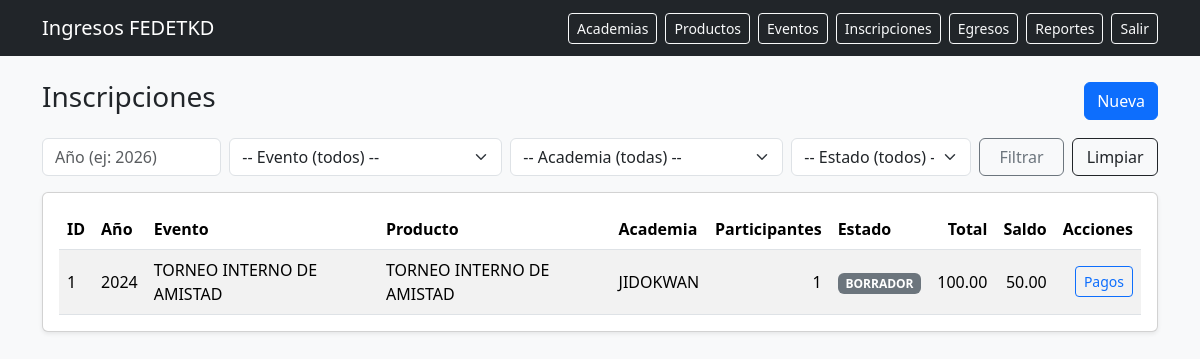
The page /inscripciones/ (signed in) on the database as committed earlier.
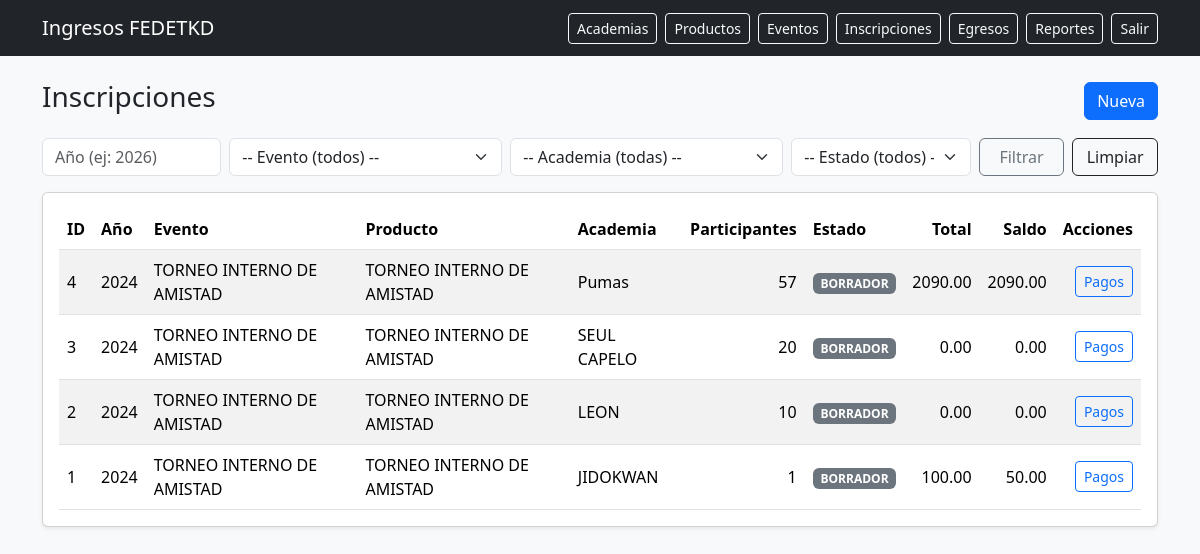
The same page on the database as committed later.
### app/models/inscripciones.py (models this page shows)
class Inscripcion(TimestampMixin, db.Model):
    __tablename__ = "inscripciones"
    id = db.Column(db.Integer, primary_key=True)
    evento_id = db.Column(db.Integer, db.ForeignKey("eventos.id"), nullable=False, index=True)
    academia_id = db.Column(db.Integer, db.ForeignKey("academias.id"), nullable=False, index=True)
    evento = db.relationship("Evento", backref=db.backref("inscripciones", lazy=True))
    academia = db.relationship("Academia", backref=db.backref("inscripciones", lazy=True))
    estado = db.Column(db.String(20), default="BORRADOR", nullable=False)  # BORRADOR/ENVIADA/CONFIRMADA
    cantidad_participantes = db.Column(db.Integer, nullable=False, default=1)
    subtotal = db.Column(db.Numeric(12, 2), default=0, nullable=False)
    descuentos = db.Column(db.Numeric(12, 2), default=0, nullable=False)
    total = db.Column(db.Numeric(12, 2), default=0, nullable=False)
    saldo = db.Column(db.Numeric(12, 2), default=0, nullable=False)
    __table_args__ = (
        db.UniqueConstraint("evento_id", "academia_id", name="uq_inscripcion_evento_academia"),
    )

### app/models/eventos.py (models this page shows)
class Evento(TimestampMixin, db.Model):
    __tablename__ = "eventos"
    id = db.Column(db.Integer, primary_key=True)
    producto_id = db.Column(db.Integer, db.ForeignKey("productos_servicio.id"), nullable=False, index=True)
    nombre = db.Column(db.String(190), nullable=False)
    anio = db.Column(db.Integer, nullable=False, index=True)
    sede = db.Column(db.String(150), nullable=True)
    fecha_inicio = db.Column(db.Date, nullable=True)
    fecha_fin = db.Column(db.Date, nullable=True)
    estado = db.Column(db.String(20), nullable=False, default="BORRADOR")
    valor_base = db.Column(db.Numeric(10, 2), nullable=False, default=0)
    producto = db.relationship("ProductoServicio", backref=db.backref("eventos", lazy=True))

### app/models/catalogos.py (models this page shows)
class ProductoServicio(TimestampMixin, db.Model):
    __tablename__ = "productos_servicio"
    id = db.Column(db.Integer, primary_key=True)
    rubro_id = db.Column(db.Integer, db.ForeignKey("rubros.id"), nullable=False, index=True)
    rubro = db.relationship("Rubro", backref=db.backref("productos", lazy=True))
    nombre = db.Column(db.String(190), nullable=False, index=True)
    descripcion = db.Column(db.Text, nullable=True)
    requiere_categoria = db.Column(db.Boolean, default=False, nullable=False)
    requiere_dan = db.Column(db.Boolean, default=False, nullable=False)
    requiere_division_poomsae = db.Column(db.Boolean, default=False, nullable=False)

### app/models/academia.py (models this page shows)
class Academia(TimestampMixin, db.Model):
    __tablename__ = "academias"
    id = db.Column(db.Integer, primary_key=True)
    nombre = db.Column(db.String(190), unique=True, nullable=False, index=True)
    ruc = db.Column(db.String(20), nullable=True)
    provincia = db.Column(db.String(100), nullable=True)
    ciudad = db.Column(db.String(100), nullable=True)
    direccion = db.Column(db.String(255), nullable=True)
    representante = db.Column(db.String(190), nullable=True)
    telefono = db.Column(db.String(50), nullable=True)
    email = db.Column(db.String(190), nullable=True)
    estado = db.Column(db.String(20), default="ACTIVA", nullable=False)  # ACTIVA/INACTIVA

### app/blueprints/inscripciones/routes.py (the view)
@bp.route("/")
@login_required
def index():
    anio = (request.args.get("anio") or "").strip()
    evento_id = (request.args.get("evento_id") or "").strip()
    academia_id = (request.args.get("academia_id") or "").strip()
    estado = (request.args.get("estado") or "").strip()
    q = (
        db.session.query(Inscripcion, Evento, Academia, ProductoServicio)
        .join(Evento, Evento.id == Inscripcion.evento_id)
        .join(ProductoServicio, ProductoServicio.id == Evento.producto_id)
        .join(Academia, Academia.id == Inscripcion.academia_id)
        .order_by(Inscripcion.id.desc())
    )
    if anio.isdigit():
        q = q.filter(Evento.anio == int(anio))
    if evento_id.isdigit():
        q = q.filter(Inscripcion.evento_id == int(evento_id))
    if academia_id.isdigit():
        q = q.filter(Inscripcion.academia_id == int(academia_id))
    if estado:
        q = q.filter(Inscripcion.estado == estado)
    rows = q.all()
    eventos = Evento.query.order_by(Evento.anio.desc(), Evento.nombre.asc()).all()
    academias = Academia.query.order_by(Academia.nombre.asc()).all()
    filtros = {
        "anio": anio,
        "evento_id": evento_id,
        "academia_id": academia_id,
        "estado": estado,
    }
    return render_template(
        "inscripciones/index.html",
        rows=rows,
        eventos=eventos,
        academias=academias,
        filtros=filtros,
        estados=["BORRADOR", "ENVIADA", "CONFIRMADA"],
    )

### app/models/auth.py (called while the page is built)
@login_manager.user_loader
def load_user(user_id: str):
    return User.query.get(int(user_id))

### app/templates/inscripciones/index.html (shortened to what this page needs)
{% extends "base.html" %}
{% block content %}
<div class="d-flex justify-content-between align-items-center mb-3">
  <h3>Inscripciones</h3>
  <a href="{{ url_for('inscripciones.nuevo') }}" class="btn btn-primary">Nueva</a>
</div>
<form class="row g-2 mb-3" method="get">
  <div class="col-md-2">
    <input class="form-control" name="anio" placeholder="Año (ej: 2026)" value="{{ filtros.anio }}">
  </div>
  <div class="col-md-3">
    <select class="form-select" name="evento_id">
      <option value="">-- Evento (todos) --</option>
    </select>
  </div>
  <div class="col-md-3">
    <select class="form-select" name="academia_id">
      <option value="">-- Academia (todas) --</option>
    </select>
  </div>
  <div class="col-md-2">
    <select class="form-select" name="estado">
      <option value="">-- Estado (todos) --</option>
    </select>
  </div>
  <div class="col-md-1 d-grid">
    <button class="btn btn-outline-secondary">Filtrar</button>
  </div>
  <div class="col-md-1 d-grid">
    <a class="btn btn-outline-dark" href="{{ url_for('inscripciones.index') }}">Limpiar</a>
  </div>
</form>
<div class="card shadow-sm">
  <div class="card-body">
    {% if rows|length == 0 %}
      <div class="text-muted">No hay inscripciones con esos filtros.</div>
    {% else %}
      <div class="table-responsive">
        <table class="table table-striped align-middle mb-0">
          <thead>
            <tr>
              <th>ID</th>
              <th>Año</th>
              <th>Evento</th>
              <th>Producto</th>
              <th>Academia</th>
              <th class="text-end">Participantes</th>
              <th>Estado</th>
              <th class="text-end">Total</th>
              <th class="text-end">Saldo</th>
              <th class="text-end">Acciones</th>
            </tr>
          </thead>
          <tbody>
            {% for ins, e, a, p in rows %}
              <tr>
                <td>{{ ins.id }}</td>
                <td>{{ e.anio }}</td>
                <td>{{ e.nombre }}</td>
                <td>{{ p.nombre }}</td>
                <td>{{ a.nombre }}</td>
                <td class="text-end">{{ ins.cantidad_participantes or 0 }}</td>
                <td><span class="badge text-bg-secondary">{{ ins.estado }}</span></td>
                <td class="text-end">{{ "%.2f"|format(ins.total or 0) }}</td>
                <td class="text-end">{{ "%.2f"|format(ins.saldo or 0) }}</td>
                <td class="text-end">
                  <a class="btn btn-sm btn-outline-primary"
                     href="{{ url_for('inscripciones.pagos', inscripcion_id=ins.id) }}">
                    Pagos
                  </a>
                </td>
              </tr>
            {% endfor %}
          </tbody>
        </table>
      </div>
    {% endif %}
  </div>
</div>
{% endblock %}

### app/templates/base.html (shortened to what this page needs)
<!doctype html>
<html lang="es">
<head>
  <link href="https://cdn.jsdelivr.net/npm/bootstrap@5.3.3/dist/css/bootstrap.min.css" rel="stylesheet">
</head>
<body class="bg-light">
<nav class="navbar navbar-expand-lg navbar-dark bg-dark">
  <div class="container">
    <a class="navbar-brand" href="/">Ingresos FEDETKD</a>
    <div class="collapse navbar-collapse show">
      {% if current_user.is_authenticated %}
      <div class="navbar-nav ms-auto">
        <a class="btn btn-sm btn-outline-light me-2"
           href="{{ url_for('academias.index') }}">Academias</a>
        <a class="btn btn-sm btn-outline-light me-2"
           href="{{ url_for('productos.index') }}">Productos</a>
        <a class="btn btn-sm btn-outline-light me-2"
           href="{{ url_for('eventos.index') }}">Eventos</a>
        <a class="btn btn-sm btn-outline-light me-2"
           href="{{ url_for('inscripciones.index') }}">Inscripciones</a>
           <a class="btn btn-sm btn-outline-light me-2" href="{{ url_for('egresos.index') }}">Egresos</a>
        <a class="btn btn-sm btn-outline-light me-2"
           href="{{ url_for('reportes.index') }}">Reportes</a>
        <a class="btn btn-sm btn-outline-light"
           href="{{ url_for('auth.logout') }}">Salir</a>
      </div>
      {% endif %}
    </div>
  </div>
</nav>
  <main class="container py-4">
    {% block content %}{% endblock %}
  </main>
</body>
</html>

Rows that differ between the two databases and show on the page:
added Inscripcion: id "4", anio "2024", nombre "TORNEO INTERNO DE AMISTAD", nombre "Pumas", cantidad_participantes "57", estado "BORRADOR", total "2090.00", saldo "2090.00"
added Inscripcion: id "3", anio "2024", nombre "TORNEO INTERNO DE AMISTAD", nombre "SEUL CAPELO", cantidad_participantes "20", estado "BORRADOR", total "0.00", saldo "0.00"
added Inscripcion: id "2", anio "2024", nombre "TORNEO INTERNO DE AMISTAD", nombre "LEON", cantidad_participantes "10", estado "BORRADOR", total "0.00", saldo "0.00"
